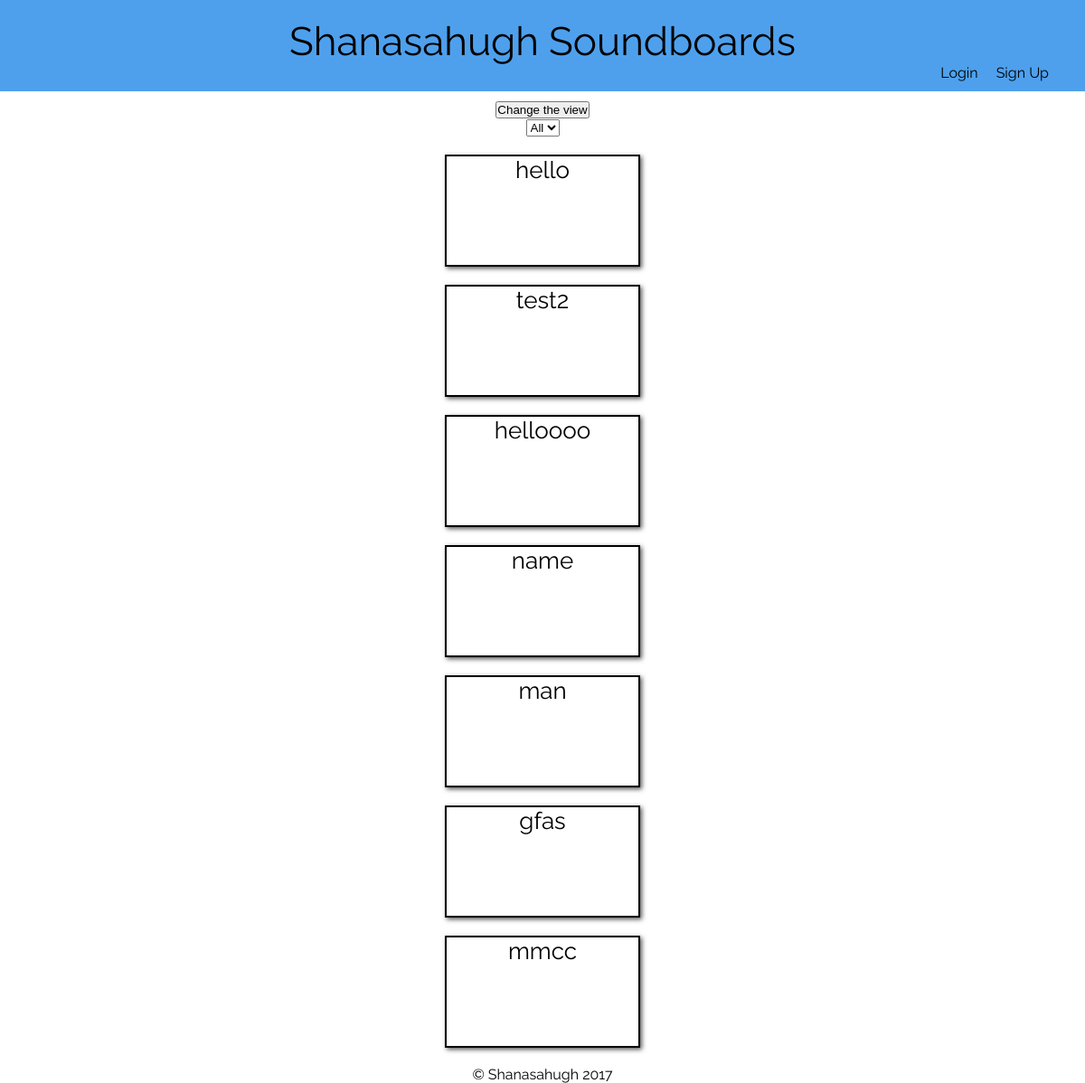
Screenshot of /listIndex.php?page=all&pageNumber=1 with the database file from the repository.
### tables this page shows
CREATE TABLE `boards` (
  `u_id` int(11) NOT NULL,
  `u_user_id` int(11) NOT NULL,
  `title` char(30) NOT NULL,
  `public` tinyint(1) NOT NULL
);

### listIndex.php (the view, shortened to what this page needs)
<?php
  $page = $_GET['page'];
?>
<!DOCTYPE html>
<html>
  <head>
    <link rel="stylesheet" href="index.css">
  </head>
  <body>
    <div id="heading">
      <p>Shanasahugh Soundboards</p>
      <?php
        if (isset($_SESSION["allowed"])&&$_SESSION['allowed']) {
          echo "<span><p><a href='logout.php'>Logout</a></p></span>";
          echo "<span><p><a href='myboards.php?page=all&pageNumber=1'>My Boards</a></p></span>";
        } else {
          echo "<span><p class=\"userControls\" id=\"signup\">Sign Up</p></span>
          <span><p class=\"userControls\" id=\"login\">Login</p></span>";
        }
      ?>
    </div>
    <div id="content">
      <?php
      echo "
      <p>
        <button id= 'changeView'>Change the view</button>
        <form id= 'changePage' action= 'listIndex.php' method='get'>
          <select id= 'choosePage' name= 'page'>
            <option value= 'all' "; if ($page == 'all') {echo "selected";} echo ">All</option>
            <option value= '5' ";   if ($page == '5') {echo "selected";}   echo ">5</option>
            <option value= '10' ";  if ($page == '10') {echo "selected";}  echo ">10</option>
            <option value= '20' ";  if ($page == '20') {echo "selected";}  echo ">20</option>
          </select>
          <input type= 'hidden' name= 'pageNumber' value= '1'>
        </form>
      </p>";
        require_once 'helperscripts/config.inc';
        $sql = "select COUNT(title) as total from boards where public= '1'";
        if($page == 'all') {
          $sql="select title from Boards where public = '1'";
        }
        $result = mysqli_query($link, $sql);
        if ($result) {
          while($row=mysqli_fetch_assoc($result)) {
            $title = $row['title'];
            echo "<div class='sBoardDiv' style = 'display: block; margin: 20px auto;'>
                    <p class='boardTitle'>$title</p>
                    <form action='publicboard.php' method='get'>
                      <input type='hidden' name='title' value='$title'>
                      <input type='hidden' name='page' value='all'>
                      <input type='hidden' name='pageNumber' value='1'>
                    </form>
                  </div>";
          }
        }
      ?>
    </div>
    <footer>&copy; Shanasahugh 2017</footer>
  </body>
</html>

### index.css (style rules this page uses)
* { padding: 0; margin: 0 auto; }
body { font-family: 'Raleway', sans-serif; }
footer { text-align: center; }
#heading { margin-bottom: 10px; padding: 20px; padding-bottom: 30px; background-color: #4ea0ed; }
#heading > p { text-align: center; font-size: 44px; }
#heading > span > p { margin-right: 20px; float: right; cursor: pointer; }
#content { width: 80%; text-align: center; }
#content > div { box-shadow: 2px 2px 5px #555; vertical-align: top; cursor: pointer; }
@media screen and (min-width: 1106px) { #content > div { display: inline-block; width: 22%; border: 2px solid black; margin: 10px; } }

### listIndex.php (style rules this page uses)
#content > div { height: 120px; }
.userControls { color: #000; }
.boardTitle { font-size: 26px; }

### rows the page displays
boards: title "hello"
boards: title "test2"
boards: title "helloooo"
boards: title "name"
boards: title "man"
boards: title "gfas"
boards: title "mmcc"
